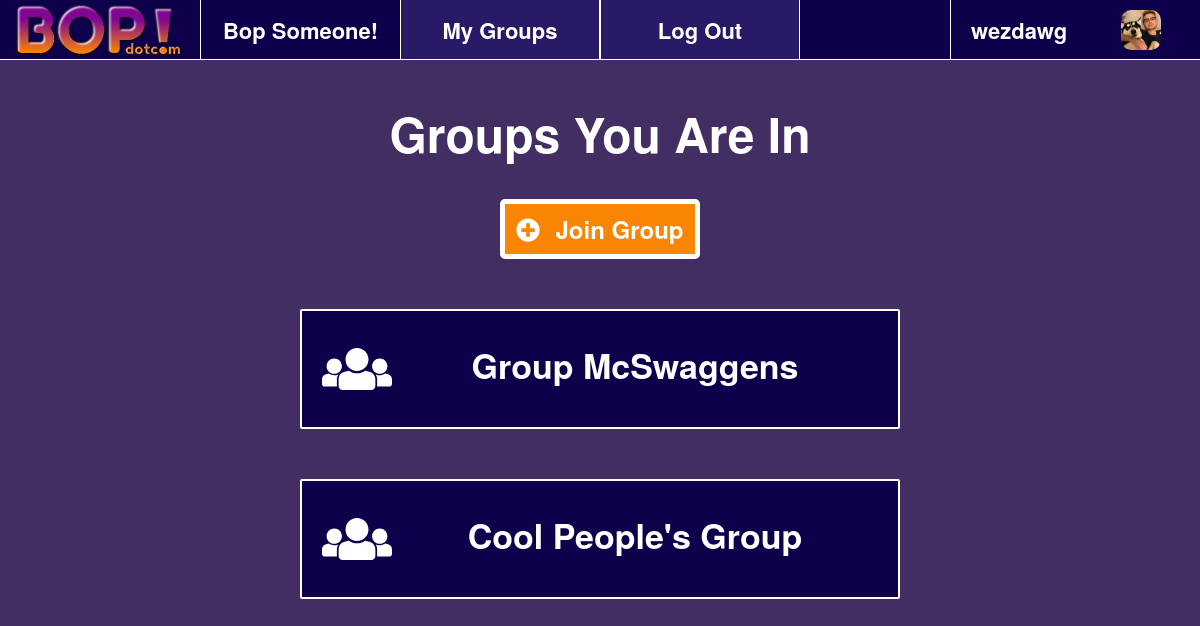
/groups (signed in), run on the app's committed database.
### bopapp/models.py (models this page shows)
class Profile(models.Model):
	user = models.OneToOneField(User, on_delete=models.CASCADE)
	userName = models.CharField('userName', max_length=256, blank=True)
	firstName = models.CharField('firstName', max_length=256, blank=True)
	lastName = models.CharField('lastName', max_length=256, blank=True)
	birthDate = models.DateTimeField(auto_now_add=True)
	profilePicture = models.ImageField(upload_to='profile_pictures', null=True, blank=True)

class In_Group(models.Model):
	user = models.ForeignKey(Profile, on_delete=models.CASCADE, null=False)
	group = models.ForeignKey(Group, on_delete=models.CASCADE, null=False)
	joined = models.DateTimeField(auto_now_add=True)

class Group(models.Model):
	groupName = models.CharField('name', max_length=512, blank=True)
	dateCreated = models.DateTimeField(auto_now_add=True)

### bopapp/views.py (the view)
# urls.py: path('groups', views.groups, name='groups'),
def groups(request):
	if(request.user.is_authenticated):
		user = request.user
		groups = In_Group.objects.filter(user_id = Profile.objects.filter(user=user)[0].id)
		groups_joined = In_Group.objects.filter(user_id = Profile.objects.filter(user=user)[0].id).values_list("group")
		groups_not_joined = In_Group.objects.exclude(user_id = Profile.objects.filter(user=user)[0].id).exclude(group__in = groups_joined).values_list("group", flat = True).distinct()
		groups_not_joined_list = Group.objects.filter(id__in = groups_not_joined)
		return render(request, 'groupspage.html', {
			'current_page': 'group',
			'name': 'Bop!',
			'groups': groups,
			'groups_not_joined' : groups_not_joined_list,
			'user': user
		})
	else:
		return redirect('login_user')

### bopapp/templates/groupspage.html (shortened to what this page needs)
{% extends 'index.html' %}
{% load static %}
{% block content %}
<div class='userpage' style="color: white; width: 100%; height: content-fit; min-height: 100%; text-align: center; overflow-y: auto;">
	<div style="font-size: 48px; font-weight: bolder; margin: auto;">Groups You Are In</div>
	<div id="joingroup" class="bop-btn" style="margin-top:30px; width: 200px">
		<i class="fas fa-plus-circle" style="margin-right: 15px"></i>Join Group
	</div>
	{% for group in groups %}
	<a href="{% url 'group_info' group.group.id %}" style="color: white; text-decoration: none;">
		<div class="bop friend" style="text-align: center">
			<div style = "margin-top: 20px">
				<div style="font-weight: bolder; display: inline-block; font-size: 34px;">{{group.group.groupName}}</div><i class="fas fa-users fa-4x" style="float:left; display: inline-block;"></i>
			</div>
		</div>
	</a>
	{% endfor %}
	<div style="height:150px;"></div>
</div>
{% endblock %}

### bopapp/templates/index.html (shortened to what this page needs)
{% load static %}
<head>
	<link rel="stylesheet" type="text/css" href="{% static 'style.css' %}"/>
	<link rel="stylesheet" href="{% static 'bootstrap-3.3.7-dist/css/bootstrap.min.css' %}">
</head>
<body>
	<div class="main" style="min-height: 100%; min-width: 100%;">
		<div class="nav-bar" style="min-width: 100%; height: 60px;">
			<a href = "{% url 'index' %}">
				<div style="display: inline-block; float:left; width: 200px">
					<img class="logo" src="/media_root/logo.png" alt="Bop Logo" style="margin-left: 15px;">
				</div>
			</a>
			{% if user.is_authenticated %}
			<a href="{% url 'userpage' user.id%}">
				<div class="nav-item" style="color: white; display: inline-block; float:right; width: 250px; height: 100%; text-align: center; border: solid; border-width: 0px; border-left-width: 1px;">
					{% if user.profile.profilePicture.url != '' %}
					<img class="profile-picture" src="{{user.profile.profilePicture.url}}" alt="Profile Picture" style="margin-left: 15px;">
					{% else %}
					<img class="profile-picture" src="/media_root/profile_pictures/default.png" alt="Profile Picture" style="margin-left: 15px;">
					{% endif %}
					<div class="user-name">{{ user.profile.userName }}</div>
				</div>
			</a>
			<a href = "{% url 'bopsomeone' %}">
				<div class="nav-item {% if current_page == 'bop_someone' %} active {% endif %}" style="color: white; display: inline-block; float:left; width: 200px; height: 100%; text-align: center; border: solid; border-width: 0px; border-left-width: 1px;">
					<div style="font-size: 22px; font-weight: bolder; margin-top:15px;">Bop Someone!</div>
				</div>
			</a>
			<a href = "{% url 'groups' %}">
				<div class="nav-item {% if current_page == 'group' %} active {% endif %}" style="color: white; display: inline-block; float:left; width: 200px; height: 100%; text-align: center; border: solid; border-width: 0px; border-left-width: 1px; border-right-width: 1px;">
					<div style="font-size: 22px; font-weight: bolder; margin-top:15px;">My Groups</div>
				</div>
			</a>
			<div id="logout" class="nav-item {% if current_page == 'group' %} active {% endif %}" style="color: white; display: inline-block; float:left; width: 200px; height: 100%; text-align: center; border: solid; border-width: 0px; border-left-width: 1px; border-right-width: 1px;">
					<div style="font-size: 22px; font-weight: bolder; margin-top:15px;">Log Out</div>
			</div>
			{% endif %}
		</div>
		{% block content %}
		{% endblock %}
	</div>
</body>

### bopapp/static/style.css (style rules this page uses)
.main { background: #432e64; }
.bop-btn { background:#FA8505; border-radius: 5px; width: 150px; height: 60px; margin: auto; margin-top: 10px; font-weight: bolder; font-size: 24px; padding-top: 8px; border: solid; border-width: 5px; border-color: white; }
.nav-bar { background: #0E004A; border: solid; border-width: 0px; border-color: white; border-bottom-width: 1px; }
.active { background: #281A66; }
.profile-picture { height: 40px; width: 40px; border-radius: 10px; display: inline-block; margin-top: 10px; }
.user-name { margin-top: 15px; display: inline-block; float:left; margin-left: 20px; font-weight: bolder; font-size: 22px; }
.bop { background:#0E004A; width: 50%; height: 120px; margin: auto; margin-top:50px; text-align: left; padding-left: 20px; padding-right: 20px; padding-top:10px; padding-bottom: 10px; border: solid; border-color: white; border-width: 2px; border-radius: 2px; }
.logo { height: 100px; position: relative; bottom:20px; }

### data on the page
In_Group: group.groupName "Group McSwaggens"
In_Group: group.groupName "Cool People's Group"

### other printed values
{{ user.profile.userName }} "wezdawg"
